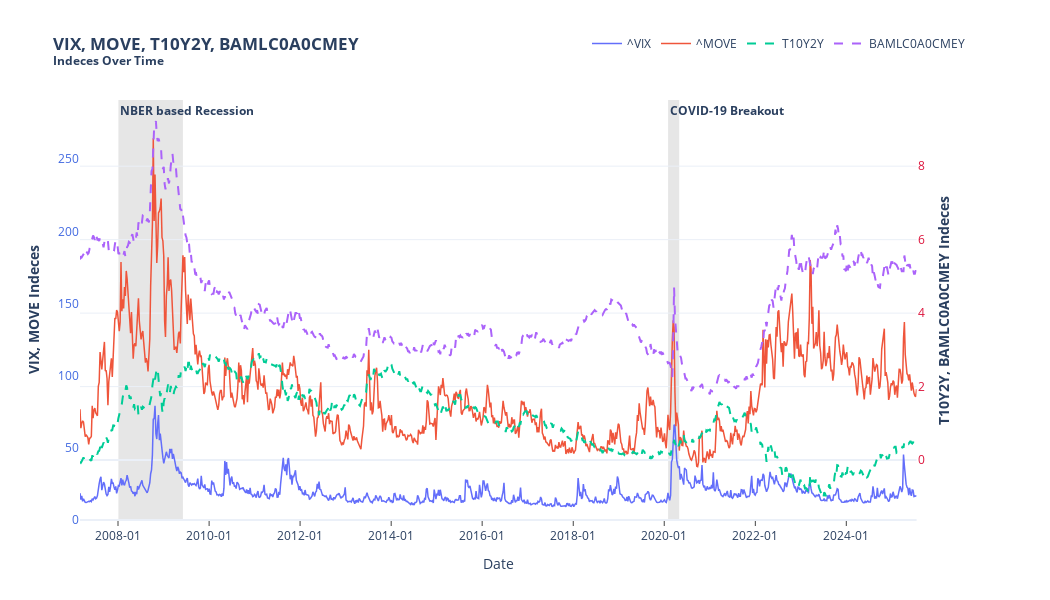

The notebook cell this image was saved under:
### Markdown cell above
Next, we plot:
- CBOE Volatility Index (VIX) 
- ICE BofA MOVE Index (MOVE)
- 10-Year Treasury Constant Maturity Minus 2-Year Treasury Constant Maturity (T10Y2Y) 
- ICE BofA US Corporate C Master II Effective Yield (BAMLC0A0CMEY) 

to observe market volatility in both stocks and bonds.

### Code cell
indicators = ["^VIX", "^MOVE", "T10Y2Y", "BAMLC0A0CMEY"]

fig = make_subplots(specs=[[{"secondary_y": True}]])

secondary_y = False
width = 1.5
dash = "solid"

for i in indicators:
    if i in ["T10Y2Y", "BAMLC0A0CMEY"]:
        secondary_y = True
        width = 2
        dash = "dash"
    fig.add_trace(
        go.Scatter(x=df.index, y=df[i], name=i, line=dict(width=width, dash=dash)),
        secondary_y=secondary_y,
    )

if df["USRECP"].sum() > 0:
    # Find the start of a recession (where USREC goes from 0 to 1)
    recession_starts = df.index[(df["USRECP"] == 1) & (df["USRECP"].shift(1) == 0)]

    # Find the end of a recession (where USREC goes from 1 to 0)
    # We need to look at the day *before* the switch to 0
    recession_ends = df.index[(df["USRECP"] == 0) & (df["USRECP"].shift(1) == 1)]

    # Handle edge cases: if the data starts or ends during a recession
    if df["USRECP"].iloc[0] == 1:
        recession_starts = recession_starts.insert(0, df.index[0])
    if df["USRECP"].iloc[-1] == 1:
        recession_ends = recession_ends.append(pd.Index([df.index[-1]]))

    # Add a shaded rectangle for each recession period found
    for start, end in zip(recession_starts, recession_ends):
        fig.add_vrect(
            x0=start,
            x1=end,
            fillcolor="grey",
            opacity=0.2,
            annotation_text="<b>NBER based Recession</b>",
            annotation_position="top left",
            layer="below",
            line_width=0,
        )

# COVID-19 specific recession period
covid_start = pd.Timestamp("2020-02-01")
covid_end = pd.Timestamp("2020-04-30")
fig.add_vrect(
    x0=covid_start,
    x1=covid_end,
    fillcolor="grey",
    opacity=0.2,
    layer="below",
    line_width=0,
    annotation_text="<b>COVID-19 Breakout</b>",
    annotation_position="top left",
)

fig.update_layout(
    title="<b>VIX, MOVE, T10Y2Y, BAMLC0A0CMEY<br><sup>Indeces Over Time</sup>",
    template="plotly_white",
    legend=dict(orientation="h", yanchor="bottom", y=1.1, xanchor="right", x=1),
    yaxis=dict(
        title="<b>VIX, MOVE Indeces</b>",
        tickfont=dict(color="royalblue"),
        range=[0, df[["^VIX", "^MOVE"]].max().max() * 1.1],
        showgrid=False,
    ),
    yaxis2=dict(
        title="<b>T10Y2Y, BAMLC0A0CMEY Indeces</b>",
        tickfont=dict(color="crimson"),
    ),
    xaxis=dict(
        showgrid=False,
        tickformat="%Y-%m",
        ticks="outside",
    ),
    xaxis_title="Date",
    autosize=False,
    width=1050,
    height=600,
)

### Figure 1 — Plotly figure (JSON) as saved in the notebook; plotly's stock layout.template omitted (floating-point values rounded to 4 significant figures; data arrays with more than 128 entries replaced by an {"elided": "..."} marker saying what was removed)
{"data": [{"line": {"dash": "solid", "width": 1.5}, "name": "^VIX", "type": "scatter", "x": {"elided": "960 str values"}, "xaxis": "x", "y": {"elided": "960 float values"}, "yaxis": "y"}, {"line": {"dash": "solid", "width": 1.5}, "name": "^MOVE", "type": "scatter", "x": {"elided": "960 str values"}, "xaxis": "x", "y": {"elided": "960 float values"}, "yaxis": "y"}, {"line": {"dash": "dash", "width": 2}, "name": "T10Y2Y", "type": "scatter", "x": {"elided": "960 str values"}, "xaxis": "x", "y": {"elided": "960 float values"}, "yaxis": "y2"}, {"line": {"dash": "dash", "width": 2}, "name": "BAMLC0A0CMEY", "type": "scatter", "x": {"elided": "960 str values"}, "xaxis": "x", "y": {"elided": "960 float values"}, "yaxis": "y2"}], "layout": {"annotations": [{"showarrow": false, "text": "<b>NBER based Recession</b>", "x": "2008-01-04T00:00:00", "xanchor": "left", "xref": "x", "y": 1, "yanchor": "top", "yref": "y domain"}, {"showarrow": false, "text": "<b>COVID-19 Breakout</b>", "x": "2020-02-01T00:00:00", "xanchor": "left", "xref": "x", "y": 1, "yanchor": "top", "yref": "y domain"}], "autosize": false, "height": 600, "legend": {"orientation": "h", "x": 1, "xanchor": "right", "y": 1.1, "yanchor": "bottom"}, "shapes": [{"fillcolor": "grey", "layer": "below", "line": {"width": 0}, "opacity": 0.2, "type": "rect", "x0": "2008-01-04T00:00:00", "x1": "2009-06-05T00:00:00", "xref": "x", "y0": 0, "y1": 1, "yref": "y domain"}, {"fillcolor": "grey", "layer": "below", "line": {"width": 0}, "opacity": 0.2, "type": "rect", "x0": "2020-02-01T00:00:00", "x1": "2020-04-30T00:00:00", "xref": "x", "y0": 0, "y1": 1, "yref": "y domain"}], "title": {"text": "<b>VIX, MOVE, T10Y2Y, BAMLC0A0CMEY<br><sup>Indeces Over Time</sup>"}, "width": 1050, "xaxis": {"anchor": "y", "domain": [0, 0.94], "showgrid": false, "tickformat": "%Y-%m", "ticks": "outside", "title": {"text": "Date"}}, "yaxis": {"anchor": "x", "domain": [0, 1], "range": [0, 291.1], "showgrid": false, "tickfont": {"color": "royalblue"}, "title": {"text": "<b>VIX, MOVE Indeces</b>"}}, "yaxis2": {"anchor": "x", "overlaying": "y", "side": "right", "tickfont": {"color": "crimson"}, "title": {"text": "<b>T10Y2Y, BAMLC0A0CMEY Indeces</b>"}}}}
